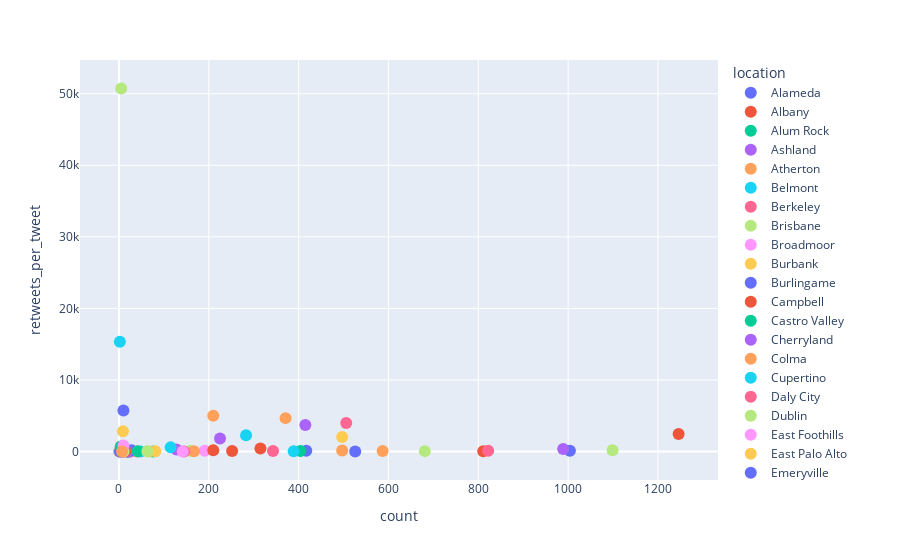
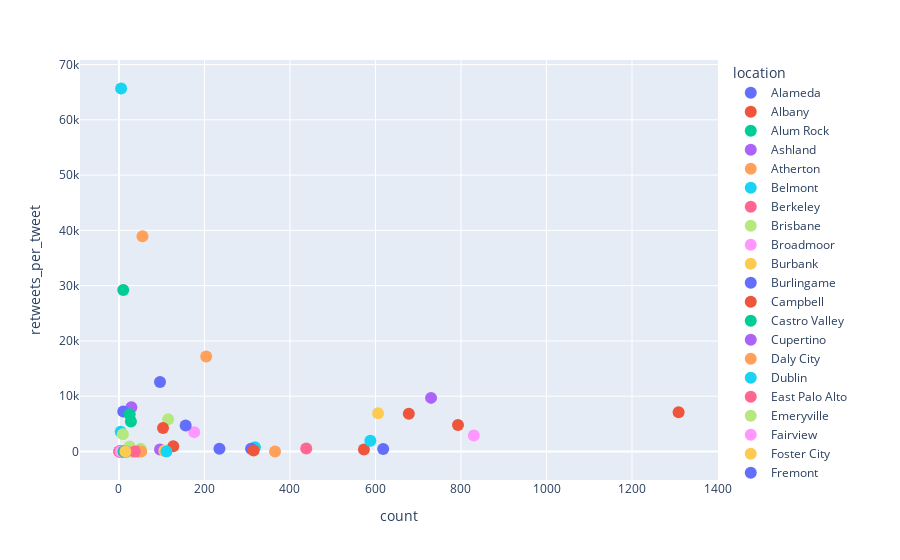
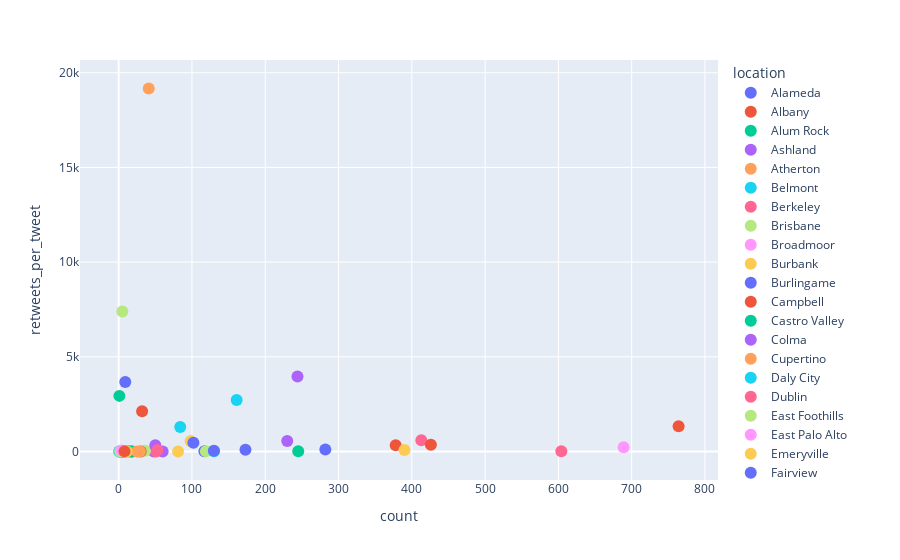

These figures' notebook cell, in order:
### Code cell
import plotly.express as px
for tt in sorted(list(summaries["big_topic"].unique())):
    print(tt)
    
    my_summary = summaries.loc[summaries["big_topic"] == tt].copy()
    fig = px.scatter(my_summary,
                     x="count", 
                     y="retweets_per_tweet", 
                     color="location"
                    )
    
    fig.update_traces(marker=dict(size=12),
                      line=dict(width=2,
                                color='DarkSlateGrey'),
                      selector=dict(mode='markers')
                     )
    
    fig.show()
